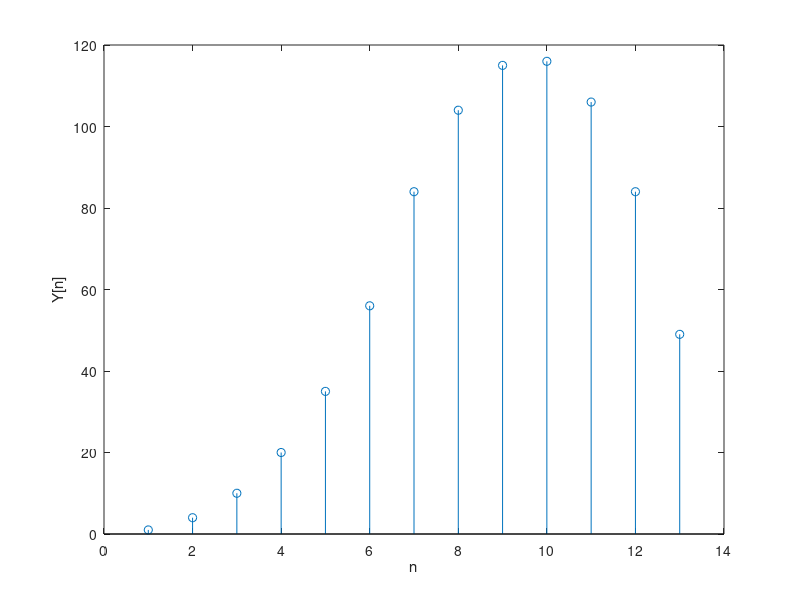

The MATLAB script that drew this image:
clc
close all
clear all
x=1:10;%give your x here
h=1:7; %give your h here
m=length(x);
n=length(h);
X=[ones(1,n)];
H=[h,zeros(1,m)];
%convolution


Y = conv(h,h);


stem(Y);
ylabel('Y[n]');
xlabel('n');